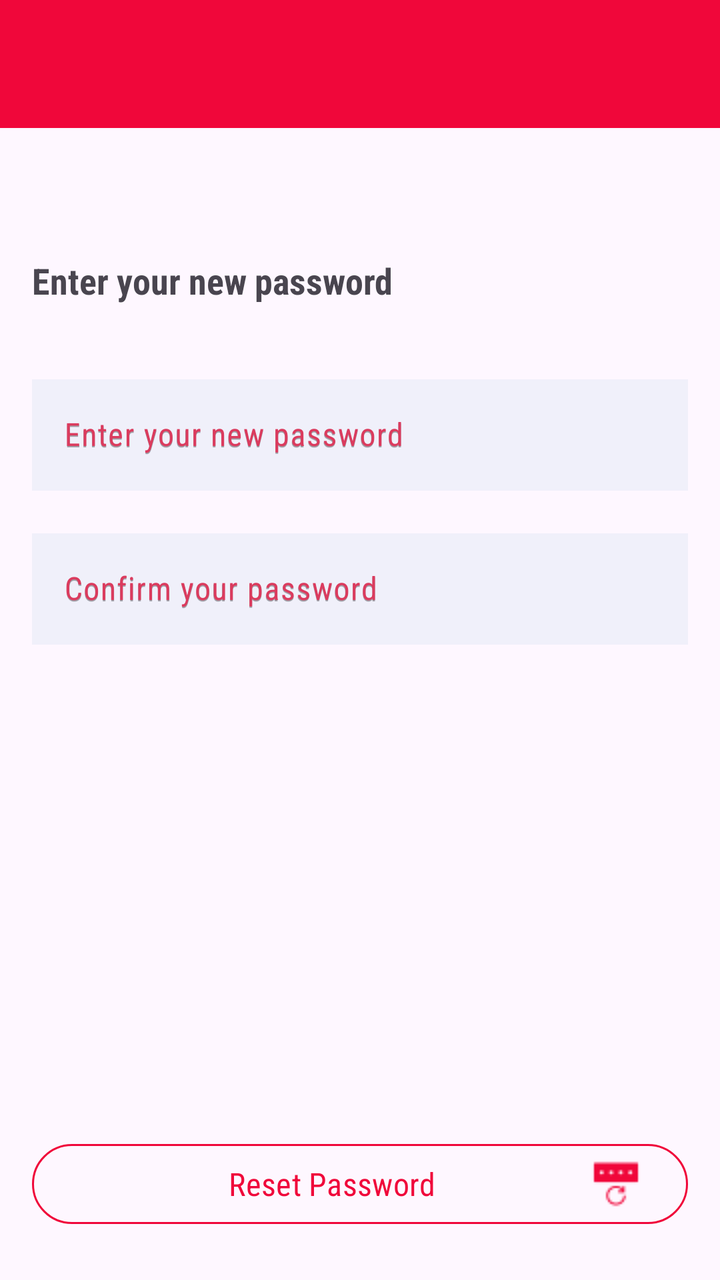
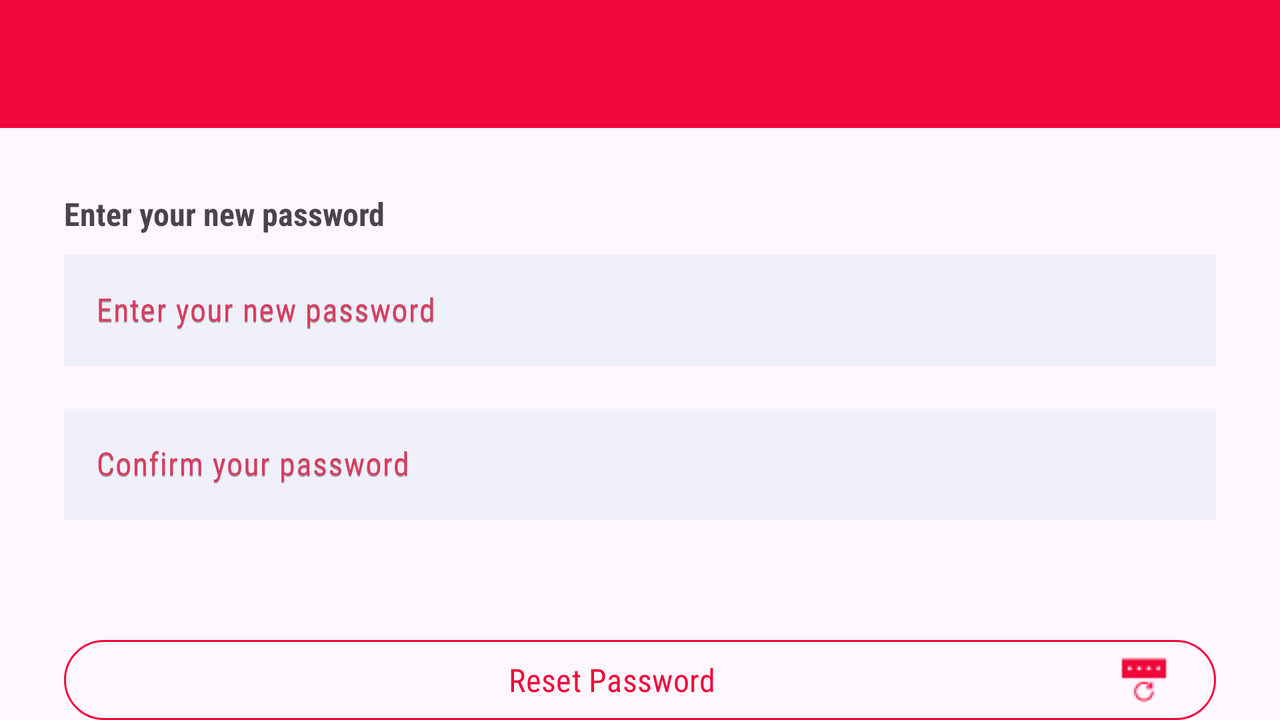

Compare how this app lays out the same screen by default and in its alternative resource folder. The renders come first, then the two layout files and the values they reference.
<!-- AndroidManifest.xml: application theme Theme.TuneUpMe -->
<!-- res/layout/activity_log_as_customer_reset_password.xml -->
<?xml version="1.0" encoding="utf-8"?>
<androidx.constraintlayout.widget.ConstraintLayout xmlns:android="http://schemas.android.com/apk/res/android"
    xmlns:app="http://schemas.android.com/apk/res-auto"
    xmlns:tools="http://schemas.android.com/tools"
    android:id="@+id/mainLayout"
    android:layout_width="match_parent"
    android:layout_height="match_parent"
    tools:context=".LogAsCustomerActivityResetPassword">

    <androidx.appcompat.widget.Toolbar
        android:id="@+id/toolbar"
        android:layout_width="match_parent"
        android:layout_height="?attr/actionBarSize"
        android:background="@color/vibrant_red"
        app:layout_constraintEnd_toEndOf="parent"
        app:layout_constraintStart_toStartOf="parent"
        app:layout_constraintTop_toTopOf="parent"
        app:navigationIcon="@drawable/baseline_arrow_back_24"
        app:popupTheme="@style/Theme.AppCompat"
        app:titleTextColor="@color/white" />

    <TextView
        android:id="@+id/textViewLogAsCustomerResetPasswordTitle"
        android:layout_width="0dp"
        android:layout_height="wrap_content"
        android:layout_marginStart="16dp"
        android:layout_marginTop="64dp"
        android:layout_marginEnd="16dp"
        android:text="@string/log_as_customer_reset_password_title"
        android:textAlignment="viewStart"
        android:textSize="18sp"
        android:textStyle="bold"
        app:layout_constraintEnd_toEndOf="parent"
        app:layout_constraintStart_toStartOf="parent"
        app:layout_constraintTop_toBottomOf="@+id/toolbar" />

    <com.google.android.material.textfield.TextInputLayout
        android:id="@+id/logAsCustomerResetPasswordPasswordInputLayout"
        android:layout_width="0dp"
        android:layout_height="wrap_content"
        android:layout_marginStart="16dp"
        android:layout_marginTop="32dp"
        android:layout_marginEnd="16dp"
        android:hint="@string/log_as_customer_reset_password_new_password_input_layout_hint"
        android:textColorHint="@color/vibrant_pinkish_red"
        app:boxCornerRadiusBottomEnd="10dp"
        app:boxCornerRadiusBottomStart="10dp"
        app:boxCornerRadiusTopEnd="10dp"
        app:boxCornerRadiusTopStart="10dp"
        app:hintTextColor="@color/vibrant_pinkish_red"
        app:layout_constraintEnd_toEndOf="parent"
        app:layout_constraintHorizontal_bias="0.0"
        app:layout_constraintStart_toStartOf="parent"
        app:layout_constraintTop_toBottomOf="@+id/textViewLogAsCustomerResetPasswordTitle">

        <com.google.android.material.textfield.TextInputEditText
            android:id="@+id/logAsCustomerResetPasswordPasswordEditeText"
            android:layout_width="match_parent"
            android:layout_height="wrap_content"
            android:autoText="true"
            android:background="@color/light_gray"
            android:hint="@string/log_as_customer_reset_password_new_password_input_layout_hint"
            android:inputType="text|textPassword" />
    </com.google.android.material.textfield.TextInputLayout>

    <com.google.android.material.textfield.TextInputLayout
        android:id="@+id/logAsCustomerResetPasswordConfirmPasswordInputLayout"
        android:layout_width="0dp"
        android:layout_height="wrap_content"
        android:layout_marginStart="16dp"
        android:layout_marginTop="16dp"
        android:layout_marginEnd="16dp"
        android:hint="@string/log_as_customer_reset_password_confirm_password_input_layout_hint"
        android:textColorHint="@color/vibrant_pinkish_red"
        app:boxCornerRadiusBottomEnd="10dp"
        app:boxCornerRadiusBottomStart="10dp"
        app:boxCornerRadiusTopEnd="10dp"
        app:boxCornerRadiusTopStart="10dp"
        app:hintTextColor="@color/vibrant_pinkish_red"
        app:layout_constraintEnd_toEndOf="parent"
        app:layout_constraintHorizontal_bias="0.0"
        app:layout_constraintStart_toStartOf="parent"
        app:layout_constraintTop_toBottomOf="@+id/logAsCustomerResetPasswordPasswordInputLayout">

        <com.google.android.material.textfield.TextInputEditText
            android:id="@+id/logAsCustomerResetPasswordConfirmPasswordEditeText"
            android:layout_width="match_parent"
            android:layout_height="wrap_content"
            android:autoText="true"
            android:background="@color/light_gray"
            android:hint="@string/log_as_customer_reset_password_confirm_password_input_layout_hint"
            android:inputType="text|textPassword" />
    </com.google.android.material.textfield.TextInputLayout>

    <Button
        android:id="@+id/logAsCustomerResetPasswordButton"
        style="?attr/materialButtonOutlinedStyle"
        android:layout_width="0dp"
        android:layout_height="wrap_content"
        android:layout_marginStart="16dp"
        android:layout_marginEnd="16dp"
        android:layout_marginBottom="24dp"
        android:drawableRight="@drawable/ic_reset_password"
        android:drawableTint="@color/vibrant_red"
        android:text="@string/log_as_customer_reset_password_save_password_button"
        android:textColor="@color/vibrant_red"
        android:textSize="16sp"
        app:layout_constraintBottom_toBottomOf="parent"
        app:layout_constraintEnd_toEndOf="parent"
        app:layout_constraintStart_toStartOf="parent"
        app:strokeColor="@color/vibrant_red" />


</androidx.constraintlayout.widget.ConstraintLayout>
<!-- resources referenced by this layout -->
<resources>
  <color name="light_gray">#F0F0FA</color>
  <color name="vibrant_pinkish_red">#DB3B5E</color>
  <color name="vibrant_red">#F0073A</color>
  <color name="white">#FFFFFFFF</color>
  <!-- drawable ic_reset_password: png bitmap (drawable, 382 bytes) -->
  <string name="log_as_customer_reset_password_confirm_password_input_layout_hint">Confirm your password</string>
  <string name="log_as_customer_reset_password_new_password_input_layout_hint">Enter your new password</string>
  <string name="log_as_customer_reset_password_save_password_button">Reset Password</string>
  <string name="log_as_customer_reset_password_title">Enter your new password</string>
  <style name="Theme.TuneUpMe" parent="Base.Theme.TuneUpMe">
          <item name="android:fontFamily">sans-serif-condensed</item>
      </style>
  <!-- from res/values-v29/ -->
  <style name="Base.Theme.TuneUpMe" parent="Theme.Material3.Light.NoActionBar">
          
          
          <item name="android:fontFamily">sans-serif-condensed</item>
          <item name="colorPrimary">@color/white</item>
          <item name="android:forceDarkAllowed">false</item>
      </style>
</resources>
<!-- res/layout-land/activity_log_as_customer_reset_password.xml (the repository's variant of the layout above) -->
<!-- drawn on the phone turned sideways -->
<?xml version="1.0" encoding="utf-8"?>
<androidx.constraintlayout.widget.ConstraintLayout xmlns:android="http://schemas.android.com/apk/res/android"
    xmlns:app="http://schemas.android.com/apk/res-auto"
    xmlns:tools="http://schemas.android.com/tools"
    android:id="@+id/mainLayout"
    android:layout_width="match_parent"
    android:layout_height="match_parent"
    tools:context=".LogAsCustomerActivityResetPassword">

    <androidx.appcompat.widget.Toolbar
        android:id="@+id/toolbar"
        android:layout_width="match_parent"
        android:layout_height="?attr/actionBarSize"
        android:background="@color/vibrant_red"
        app:layout_constraintEnd_toEndOf="parent"
        app:layout_constraintStart_toStartOf="parent"
        app:layout_constraintTop_toTopOf="parent"
        app:navigationIcon="@drawable/baseline_arrow_back_24"
        app:popupTheme="@style/Theme.AppCompat"
        app:titleTextColor="@color/white" />

    <TextView
        android:id="@+id/textView2"
        android:layout_width="0dp"
        android:layout_height="wrap_content"
        android:layout_marginStart="32dp"
        android:layout_marginTop="32dp"
        android:layout_marginEnd="32dp"
        android:text="@string/log_as_customer_reset_password_title"
        android:textAlignment="viewStart"
        android:textSize="16sp"
        android:textStyle="bold"
        app:layout_constraintEnd_toEndOf="parent"
        app:layout_constraintStart_toStartOf="parent"
        app:layout_constraintTop_toBottomOf="@+id/toolbar" />

    <com.google.android.material.textfield.TextInputLayout
        android:id="@+id/logAsCustomerResetPasswordPasswordInputLayout"
        android:layout_width="0dp"
        android:layout_height="wrap_content"
        android:layout_marginStart="32dp"
        android:layout_marginTop="32dp"
        android:layout_marginEnd="32dp"
        android:layout_marginBottom="8dp"
        android:hint="@string/log_as_customer_reset_password_new_password_input_layout_hint"
        android:textColorHint="@color/vibrant_pinkish_red"
        app:boxCornerRadiusBottomEnd="10dp"
        app:boxCornerRadiusBottomStart="10dp"
        app:boxCornerRadiusTopEnd="10dp"
        app:boxCornerRadiusTopStart="10dp"
        app:hintTextColor="@color/vibrant_pinkish_red"
        app:layout_constraintBottom_toTopOf="@+id/logAsCustomerResetPasswordConfirmPasswordInputLayout"
        app:layout_constraintEnd_toEndOf="parent"
        app:layout_constraintHorizontal_bias="0.0"
        app:layout_constraintStart_toStartOf="parent"
        app:layout_constraintTop_toBottomOf="@+id/textView2">

        <com.google.android.material.textfield.TextInputEditText
            android:id="@+id/logAsCustomerResetPasswordPasswordEditeText"
            android:layout_width="match_parent"
            android:layout_height="wrap_content"
            android:autoText="true"
            android:background="@color/light_gray"
            android:hint="@string/log_as_customer_reset_password_new_password_input_layout_hint"
            android:inputType="text|textPassword" />
    </com.google.android.material.textfield.TextInputLayout>

    <com.google.android.material.textfield.TextInputLayout
        android:id="@+id/logAsCustomerResetPasswordConfirmPasswordInputLayout"
        android:layout_width="0dp"
        android:layout_height="wrap_content"
        android:layout_marginStart="32dp"
        android:layout_marginTop="8dp"
        android:layout_marginEnd="32dp"
        android:layout_marginBottom="32dp"
        android:hint="@string/log_as_customer_reset_password_confirm_password_input_layout_hint"
        android:textColorHint="@color/vibrant_pinkish_red"
        app:boxCornerRadiusBottomEnd="10dp"
        app:boxCornerRadiusBottomStart="10dp"
        app:boxCornerRadiusTopEnd="10dp"
        app:boxCornerRadiusTopStart="10dp"
        app:hintTextColor="@color/vibrant_pinkish_red"
        app:layout_constraintBottom_toTopOf="@+id/logAsCustomerResetPasswordButton"
        app:layout_constraintEnd_toEndOf="parent"
        app:layout_constraintHorizontal_bias="0.0"
        app:layout_constraintStart_toStartOf="parent"
        app:layout_constraintTop_toBottomOf="@+id/logAsCustomerResetPasswordPasswordInputLayout">

        <com.google.android.material.textfield.TextInputEditText
            android:id="@+id/logAsCustomerResetPasswordConfirmPasswordEditeText"
            android:layout_width="match_parent"
            android:layout_height="wrap_content"
            android:autoText="true"
            android:background="@color/light_gray"
            android:hint="@string/log_as_customer_reset_password_confirm_password_input_layout_hint"
            android:inputType="text|textPassword" />
    </com.google.android.material.textfield.TextInputLayout>

    <Button
        android:id="@+id/logAsCustomerResetPasswordButton"
        style="?attr/materialButtonOutlinedStyle"
        android:layout_width="0dp"
        android:layout_height="wrap_content"
        android:layout_marginStart="32dp"
        android:layout_marginTop="24dp"
        android:layout_marginEnd="32dp"
        android:layout_marginBottom="24dp"
        android:drawableRight="@drawable/ic_reset_password"
        android:drawableTint="@color/vibrant_red"
        android:text="@string/log_as_customer_reset_password_save_password_button"
        android:textColor="@color/vibrant_red"
        android:textSize="16sp"
        app:layout_constraintBottom_toBottomOf="parent"
        app:layout_constraintEnd_toEndOf="parent"
        app:layout_constraintStart_toStartOf="parent"
        app:layout_constraintTop_toBottomOf="@+id/logAsCustomerResetPasswordConfirmPasswordInputLayout"
        app:strokeColor="@color/vibrant_red" />


</androidx.constraintlayout.widget.ConstraintLayout>
